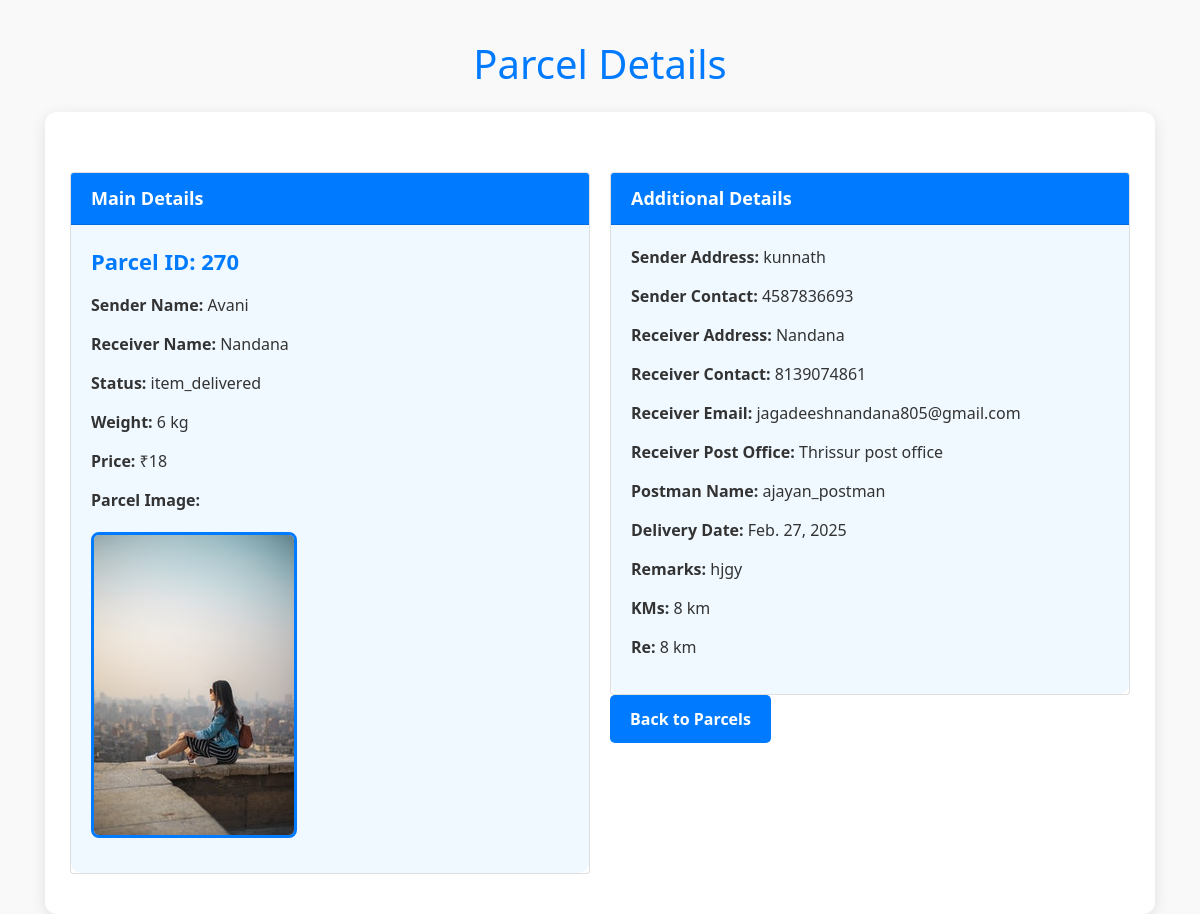
Page /parcel_detail/20/ on the committed database.
### POST/models.py (models this page shows)
class postmodel(models.Model):
    post_id=models.IntegerField()
    parcel_id = models.IntegerField(unique=True)
    postoffice_choices=(
        ('mainpostoffice','Main_postoffice'),
        ('subpostoffice','Sub_postoffice')
    )
    postoffice=models.CharField(max_length=20,choices=postoffice_choices)
    sendername=models.CharField(max_length=100)
    sender_address=models.CharField(max_length=100)
    sender_contact = models.IntegerField(null=True, blank=True)
    receivername=models.CharField(max_length=100)
    receiver_address=models.CharField(max_length=100)
    receiver_email=models.EmailField(blank=True,null=True)
    receiver_postoffice=models.CharField(max_length=100)
    receiver_contact=models.IntegerField()
    posted_date=models.DateField()
    remarks=models.CharField(max_length=200)
    status_choices=(
        ('itempacked','item_packed'),
        ('itemdispatched','item_dispatched'),
        ('itemoutfordelivery','item_outfordelivery'),
        ('itemdelivered','item_delivered'),
        ('doorclosed', 'door_closed'),
        ('returned' , 'returned'),
        ('rescheduled','rescheduled')
    )
    status=models.CharField(max_length=100,choices=status_choices)
    weight=models.IntegerField()
    kms=models.IntegerField()
    price=models.IntegerField()
    screenshot=models.ImageField(upload_to='images/',blank=True,null=True)
    postman_name=models.CharField(max_length=100)
    reschedule_status=models.BooleanField(default=False,blank=True,null=True)

### POST/views.py (the view)
# urls.py: path('parcel_detail/<int:id>/', views.parcel_detail, name='parcel_detail'),
def parcel_detail(request, id):
    parcel = get_object_or_404(postmodel,id=id)
    return render(request, 'parcel_detail.html', {'parcel': parcel})

### POST/templates/parcel_detail.html (shortened to what this page needs)
<!DOCTYPE html>
<html lang="en">
<head>
    <link rel="stylesheet" href="https://stackpath.bootstrapcdn.com/bootstrap/4.5.2/css/bootstrap.min.css">
</head>
<body>
<div class="container">
    <h1 class="text-center text-primary mb-4">Parcel Details</h1>
    <div class="parcel-detail">
        <div class="row">
            <div class="col-md-6">
                <div class="card">
                    <div class="card-header">
                        Main Details
                    </div>
                    <div class="card-body">
                        <p class="detail-title"><strong>Parcel ID:</strong> {{ parcel.parcel_id }}</p>
                        <p><strong>Sender Name:</strong> {{ parcel.sendername }}</p>
                        <p><strong>Receiver Name:</strong> {{ parcel.receivername }}</p>
                        <p><strong>Status:</strong> {{ parcel.get_status_display }}</p>
                        <p><strong>Weight:</strong> {{ parcel.weight }} kg</p>
                        <p><strong>Price:</strong> ₹{{ parcel.price }}</p>
                        {% if parcel.screenshot %}
                            <p><strong>Parcel Image:</strong><br><img src="{{ parcel.screenshot.url }}" alt="Parcel Image" class="parcel-image"></p>
                        {% endif %}
                    </div>
                </div>
            </div>
            <div class="col-md-6">
                <div class="card">
                    <div class="card-header">
                        Additional Details
                    </div>
                    <div class="card-body">
                        <p><strong>Sender Address:</strong> {{ parcel.sender_address }}</p>
                        <p><strong>Sender Contact:</strong> {{ parcel.sender_contact }}</p>
                        <p><strong>Receiver Address:</strong> {{ parcel.receiver_address }}</p>
                        <p><strong>Receiver Contact:</strong> {{ parcel.receiver_contact }}</p>
                        <p><strong>Receiver Email:</strong> {{ parcel.receiver_email }}</p>
                        <p><strong>Receiver Post Office:</strong> {{ parcel.receiver_postoffice }}</p>
                        <p><strong>Postman Name:</strong> {{ parcel.postman_name }}</p>
                        <p><strong>Delivery Date:</strong> {{ parcel.posted_date }}</p>
                        <p><strong>Remarks:</strong> {{ parcel.remarks }}</p>
                        <p><strong>KMs:</strong> {{ parcel.kms }} km</p>
                        <p><strong>Re:</strong> {{ parcel.kms }} km</p>
                    </div>
                </div>
                <a href="{% url 'user_parcels' %}" class="back-button">Back to Parcels</a>
            </div>
        </div>
    </div>
</div>
</body>
</html>

### POST/templates/parcel_detail.html (style rules this page uses)
body { background-color: #f9f9f9; font-family: 'Segoe UI', Tahoma, Geneva, Verdana, sans-serif; color: #333; }
.container { margin-top: 40px; }
.parcel-detail { background-color: #fff; padding: 30px; border-radius: 12px; box-shadow: 0 4px 15px rgba(0, 0, 0, 0.1); transition: box-shadow 0.3s ease, transform 0.3s ease; }
.detail-title { font-size: 22px; font-weight: bold; color: #007bff; margin-bottom: 15px; }
.back-button { background-color: #007bff; color: white; padding: 12px 20px; border-radius: 5px; text-decoration: none; display: inline-block; font-weight: bold; transition: background-color 0.3s ease, transform 0.2s ease; }
.parcel-image { max-width: 100%; height: auto; border-radius: 8px; border: 3px solid #007bff; margin-top: 20px; }
.row { margin-top: 20px; }
.col-md-6 { padding: 10px; }
.col-md-6 p { margin-bottom: 15px; }
.card-header { background-color: #007bff; color: white; font-weight: bold; font-size: 18px; border-radius: 10px 10px 0 0; }
.card-body { background-color: #f0f9ff; padding: 20px; border-radius: 0 0 10px 10px; }

### rows in the picture
postmodel: parcel_id "270", sendername "Avani", receivername "Nandana", status "item_delivered", weight "6", price "18", screenshot (picture), sender_address "kunnath", sender_contact "4587836693", receiver_address "Nandana", receiver_contact "8139074861", receiver_email "jagadeeshnandana805@gmail.com", receiver_postoffice "Thrissur post office", postman_name "ajayan_postman", posted_date "Feb. 27, 2025", remarks "hjgy", kms "8"
